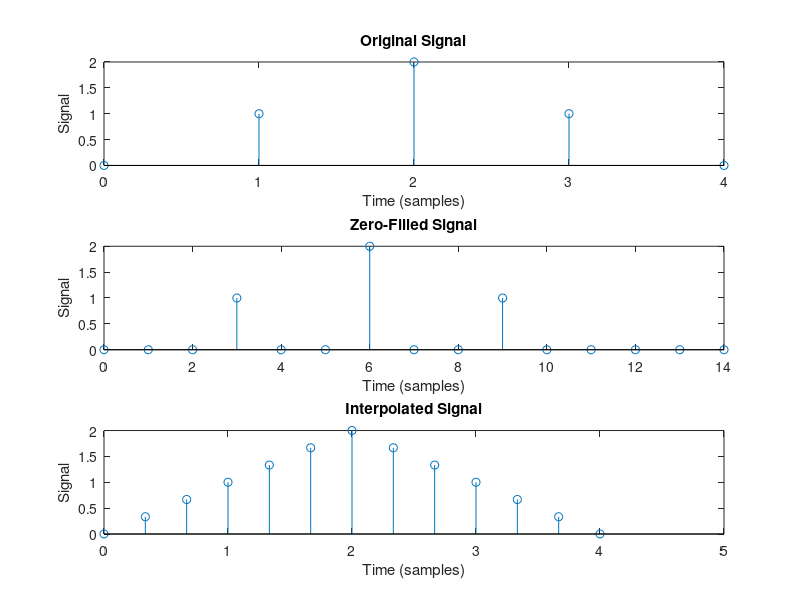

Reproduce this figure in MATLAB.
% Define the original signal
x = [0, 1, 2, 1, 0];
n = 0:length(x)-1;

% Define the interpolation factor
interpolation_factor = 3;

% Create the zero-filled signal
x_zeros = zeros(1, length(x)*interpolation_factor);
x_zeros(1:interpolation_factor:end) = x;

% Create the interpolated signal
n_interp = 0:1/interpolation_factor:length(x)-1/interpolation_factor;
x_interp = interp1(n, x, n_interp, 'linear');

% Plot the original signal, zero-filled signal, and interpolated signal
figure;
subplot(3, 1, 1);
stem(n, x);
xlabel('Time (samples)');
ylabel('Signal');
title('Original Signal');

subplot(3, 1, 2);
stem(0:length(x_zeros)-1, x_zeros);
xlabel('Time (samples)');
ylabel('Signal');
title('Zero-Filled Signal');

subplot(3, 1, 3);
stem(n_interp, x_interp);
xlabel('Time (samples)');
ylabel('Signal');
title('Interpolated Signal');

% Layout so plots do not overlap
set(gcf, 'Position', get(0, 'ScreenSize'));
